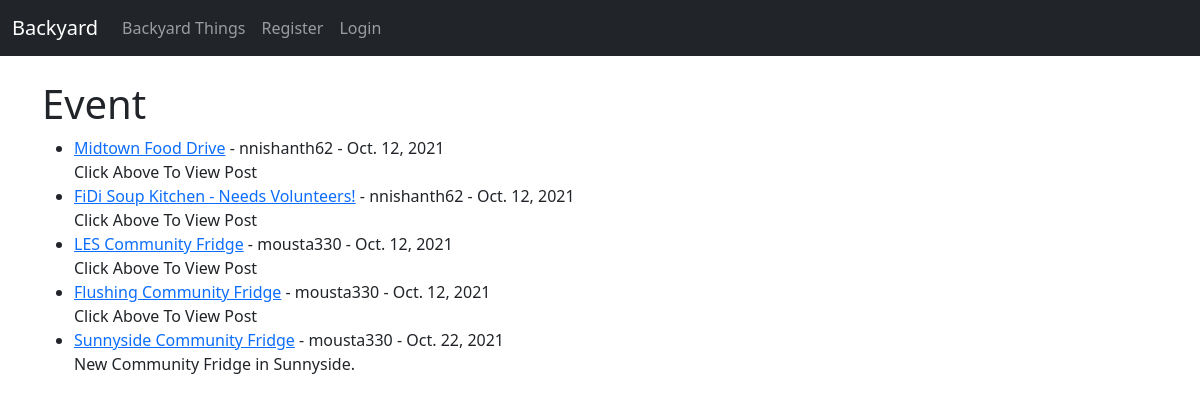
Page /category/event/ on the earlier database version.
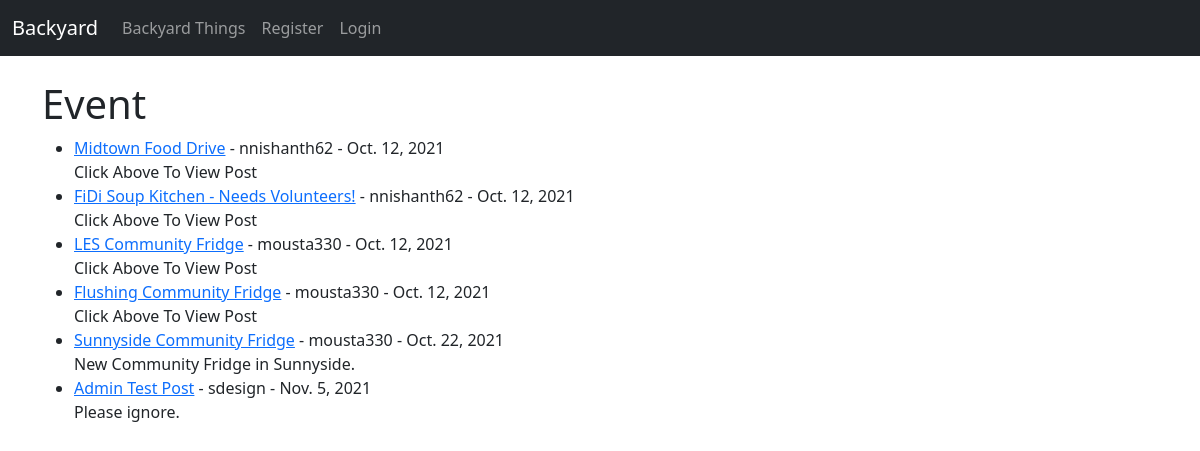
Same page on the later database version.
### blog/models.py (models this page shows, shortened)
class Post(models.Model):
    title = models.CharField(max_length=255)
    header_image = models.ImageField(null=True, blank=True, upload_to="images/")
    title_tag = models.CharField(max_length=255)
    author = models.ForeignKey(User, on_delete=models.CASCADE)
    body = RichTextField(blank=True, null=True)
    post_date = models.DateField(auto_now_add=True)
    snippet = models.CharField(max_length=255)
    category = models.CharField(max_length=255, default="event")
    likes = models.ManyToManyField(User, related_name = 'blog_post')

### blog/views.py (the view)
# urls.py: path('category/<str:cats>/', CategoryView, name="category"),
def CategoryView(request, cats):
    category_posts = Post.objects.filter(category=cats.replace('-', ' '))
    return render(request, 'category.html', {'cats': cats.title().replace('-', ' '), 'category_posts': category_posts})

### blog/templates/category.html (shortened to what this page needs)
{% extends 'base.html' %}
{% block content %}
{% if category_posts%}
    <h1> {{cats}} </h1>
    <ul>
        {% for post in category_posts %}
        <li><a href = "{% url 'post_detail' post.pk %}">{{ post.title }}</a> -
            {{ post.author }} -
            {{post.post_date}}<br/>
            {{ post.snippet }}</li>
        {% endfor %}
    </ul>
{% else %}
    <h2> Sorry this page does not exist :-( </h2>
{% endif %}
{% endblock %}

Differences in the rows shown:
added Post: title "Admin Test Post", author "sdesign", post_date "Nov. 5, 2021", snippet "Please ignore."
